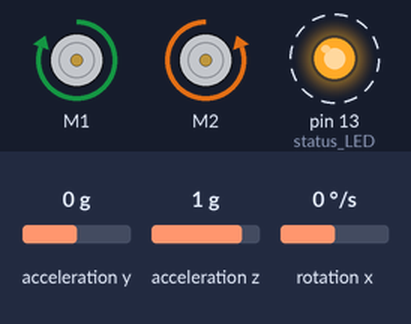
Recording of a sketch running on a simulated Arduino Uno, built with avr-gcc and run on an emulated ATmega328P. Parts: 2 × DC motor (green arrow = forward, orange = backward, longer = faster), output pins drawn as LEDs (lit = HIGH). Dashed ring = blinking. Inputs (shaded band) come from the test bench; at power-on: acceleration y 0 g, acceleration z 1 g, rotation x 0 °/s.

Above: at 1.2 s.
1.3 s: acceleration y set to -1.4 g
At 1.75 s:
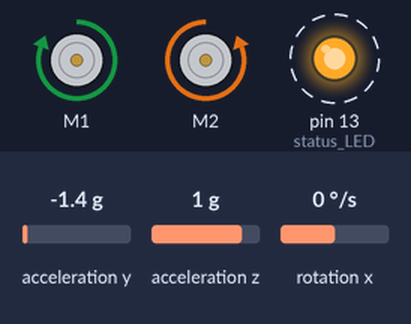
4.3 s: acceleration y set to 0 g
At 6.7 s:
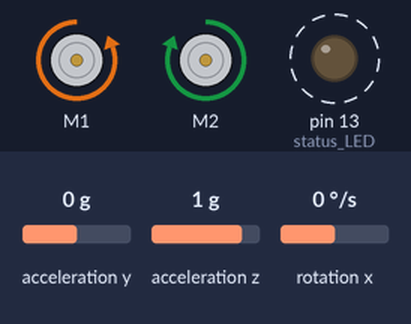
7.3 s: acceleration z set to -1.4 g
10.3 s: acceleration y set to -0.2 g
At 12.7 s:
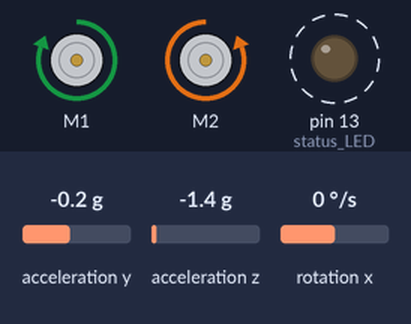
13.3 s: acceleration y set to 0.8 g
At 15.7 s:
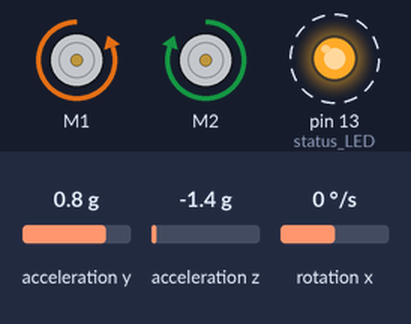
Timing chart, 0 to 17.3 s (numbered marks = the images above; inputs shaded):
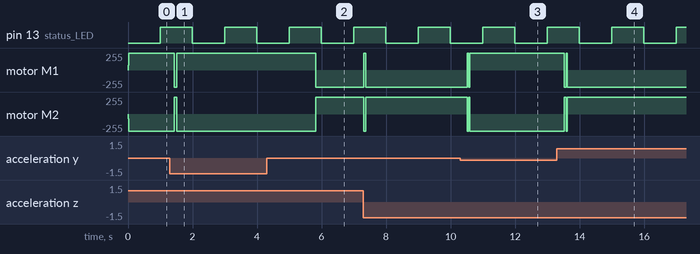

Measured:
- the behaviour switches between 0 and -0.1 g on acceleration y (found by bisection; images 2 and 3)
- after the input at 1.3 s, motor M1: forward 255/255 → backward 255/255 after 0.14 s instead of 0.21 s; motor M2: backward 255/255 → forward 255/255 after 0.14 s instead of 0.21 s
- after the input at 4.3 s, motor M1: forward 255/255 → backward 255/255 after 1.5 s; motor M2: backward 255/255 → forward 255/255 after 1.5 s
- after the input at 10.3 s, motor M1: backward 255/255 → forward 255/255 after 0.22 s; motor M2: forward 255/255 → backward 255/255 after 0.22 s
- after the input at 13.3 s, motor M1: forward 255/255 → backward 255/255 after 0.23 s; motor M2: backward 255/255 → forward 255/255 after 0.23 s
- by itself, pin 13 (status_LED): alternates HIGH for 1.0 s and LOW for 1.0 s

The sketch:

complete_code_v1.ino
```cpp
#include "Wire.h"
#include "I2Cdev.h"
#include "MPU6050.h"
#include "math.h"
#include <DRV8835MotorShield.h>

#define Kp  90
#define Ki  90
#define Kd  0.05
#define sampleTime  0.005
#define targetAngle -1.2

float alpha = 0.98;           // complementary filter weight
unsigned long prevTime = 0;

MPU6050 mpu(0x68);  // I2C address (0x68 is default)
DRV8835MotorShield motors;

int16_t accY, accZ, gyroX;
volatile float motorPower, gyroRate;
volatile float accAngle, gyroAngle, currentAngle, prevAngle=0, error, prevError=0, errorSum=0;
volatile byte count=0;
int distanceCm;

void init_PID() {
  // initialize Timer1
  cli();          // disable global interrupts
  TCCR1A = 0;     // set entire TCCR1A register to 0
  TCCR1B = 0;     // same for TCCR1B
  // set compare match register to set sample time 5ms
  OCR1A = 9999;
  // turn on CTC mode
  TCCR1B |= (1 << WGM12);
  // Set CS11 bit for prescaling by 8
  TCCR1B |= (1 << CS11);
  // enable timer compare interrupt
  TIMSK1 |= (1 << OCIE1A);
  sei();          // enable global interrupts
}

void setup() {
  pinMode(13, OUTPUT);  // status LED
  motors.flipM2(true);  // invert M2
  mpu.initialize();

  // Apply offsets
  mpu.setYAccelOffset(-493);
  mpu.setZAccelOffset(857);
  mpu.setXGyroOffset(132);

  init_PID();
}

void loop() {
    // Read acceleration and gyroscope values
    accY = mpu.getAccelerationY();
    accZ = mpu.getAccelerationZ();
    gyroX = mpu.getRotationX();

  // Use DRV8835 library to set motor speed
  int pwm = constrain((int)motorPower, -400, 400);
  if (abs(pwm) < 30) pwm = 0;
  motors.setM1Speed(pwm);
  motors.setM2Speed(pwm);

  // Debug output
  Serial.print("Angle: ");
  Serial.print(currentAngle);
  Serial.print("  Motor: ");
  Serial.println(motorPower);
}

// The Interrupt Service Routine will be called every 5 ms
ISR(TIMER1_COMPA_vect) {

    // --- Calculate angle from accelerometer ---
    accAngle = atan2(accY, accZ) * RAD_TO_DEG;

    // --- Calculate angle from gyroscope ---
    gyroRate = gyroX / 131.0; // degrees/sec
    gyroAngle += gyroRate * sampleTime;

    // --- Combine with complementary filter ---
    currentAngle = alpha * (prevAngle + gyroRate * sampleTime) + (1 - alpha) * accAngle;
    currentAngle = alpha * (prevAngle + gyroRate * sampleTime) + (1 - alpha) * accAngle;

    // --- Calculate error
    errorSum = errorSum + error;
    errorSum = constrain(errorSum, -450, 450);

    error = currentAngle - targetAngle;
    errorSum += error * sampleTime;
    errorSum = constrain(errorSum, -1000, 1000);

    // --- Calculate output from P, I and D values
    motorPower = Kp * error + Ki * errorSum - Kd * gyroRate;
    prevAngle = currentAngle;

    // --- Toggle the led on pin13 every second
    count++;
    if(count == 200)  {
        count = 0;
        digitalWrite(13, !digitalRead(13));
  }
}
```
